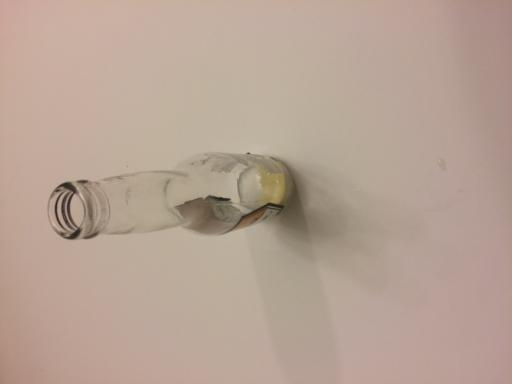
#> input picture Material Stream Identification System/dataset/glass/0aa1cd06-402d-408b-804e-e927d14a3972.jpg, 512 x 384 px, found by its file name
$ python step3_extract_features.py
#> lines starting #> are read from the running program, lines starting #| are printed output that depends on the picture
#> further down, image is the input picture: shape (384, 512, 3); mean B, G, R 149.1, 162.6, 183.2
import cv2
import numpy as np
from skimage.feature import hog
import os
import joblib
from skimage.feature import local_binary_pattern

def extract_features(image_bgr):
    """
    Input:
        image_bgr : numpy array (BGR image from OpenCV)

    Output:
        feature_vector : 1D numpy array (fixed length)
    """

    # =========================
    # 1. Resize
    # =========================
    image_bgr = cv2.resize(image_bgr, (256, 192))

    # =========================
    # 2. Grayscale (for HOG)
    # =========================
    gray = cv2.cvtColor(image_bgr, cv2.COLOR_BGR2GRAY)
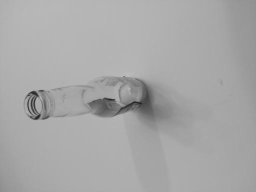
#> gray: shape (192, 256); min 35, max 188, mean 167.2
    gray = cv2.GaussianBlur(gray, (3, 3), 0)  # optional but safe

    # =========================
    # 3. HOG Features (Shape)
    # =========================
    hog_features = hog(
        gray,
        orientations=9,
        pixels_per_cell=(16, 16),
        cells_per_block=(2, 2),
        block_norm="L2-Hys",
    )
#> hog_features = 5940 values, max 0.556 at index 1830, min 0 at index 7, mean 0.108

    # =========================
    # 4. Color Histogram (HSV)
    # =========================
    hsv = cv2.cvtColor(image_bgr, cv2.COLOR_BGR2HSV)
#> hsv: shape (192, 256, 3); mean H, S, V 12.1, 47.9, 183.3

    h_hist = cv2.calcHist([hsv], [0], None, [32], [0, 180])
#> h_hist = 32 values, max 24193 at index 1, min 0 at index 5, mean 1536
    s_hist = cv2.calcHist([hsv], [1], None, [32], [0, 256])
#> s_hist = 32 values, max 29736 at index 5, min 0 at index 0, mean 1536
    v_hist = cv2.calcHist([hsv], [2], None, [32], [0, 256])
#> v_hist = 32 values, max 19445 at index 23, min 0 at index 0, mean 1536

    color_features = np.concatenate([h_hist, s_hist, v_hist]).flatten()
#> color_features = 96 values, max 29736 at index 37, min 0 at index 5, mean 1536
    color_features = color_features / np.sum(color_features)  # normalize
#> color_features = 96 values, max 0.202 at index 37, min 0 at index 5, mean 0.0104

    lbp = local_binary_pattern(gray, P=8, R=1, method="uniform")
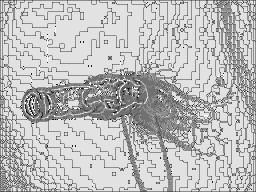
#> lbp: shape (192, 256) float64; min 0, max 9, mean 6.68; drawn with min black and max white
    lbp_hist, _ = np.histogram(lbp, bins=59, range=(0, 59))
#> lbp_hist = 59 values, max 28841 at index 8, min 0 at index 10, mean 833.1
    lbp_hist = lbp_hist / np.sum(lbp_hist)
#> lbp_hist = 59 values, max 0.587 at index 8, min 0 at index 10, mean 0.0169

    # =========================
    # 5. Combine Features
    # =========================
    feature_vector = np.concatenate([hog_features, color_features, lbp_hist])
#> feature_vector = 6095 values, max 0.587 at index 6044, min 0 at index 7, mean 0.106

    return feature_vector


if __name__ == "__main__":
    # =========================
    # CONFIG
    # =========================
    DATASET_DIR = os.path.abspath(os.path.join(os.path.dirname(__file__), "../..", "dataset/testset"))  # after it finishs change "augmented" to "testset"
    OUTPUT_PATH = os.path.abspath(os.path.join(os.path.dirname(__file__), "../..", "dataset/features/test_hog_hsv_features.pkl"))  # after it finishs change "train" to "test"

    IMAGE_SIZE = (256, 192)  # (width, height)

    # Class name → label mapping
    CLASS_MAP = {
        "glass": 0,
        "paper": 1,
        "cardboard": 2,
        "plastic": 3,
        "metal": 4,
        "trash": 5,
    }


    # =========================
    # MAIN EXTRACTION LOOP
    # =========================
    X = []
    y = []

    for class_name, label in CLASS_MAP.items():
        class_dir = os.path.join(DATASET_DIR, class_name)

        if not os.path.isdir(class_dir):
            continue

        print(f"Processing class: {class_name}")

        for img_name in os.listdir(class_dir):
            img_path = os.path.join(class_dir, img_name)

            image = cv2.imread(img_path)
            if image is None:
                continue

            features = extract_features(image)
#> features has the same summary as feature_vector in extract_features
#> pass 3 of the loop `for class_name, label in CLASS_MAP.items():`:
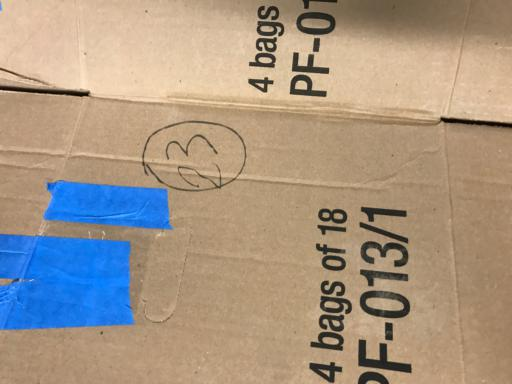
#> input picture Material Stream Identification System/dataset/cardboard/0f006841-9a17-4b6c-8a69-8b2307592af9.jpg, 512 x 384 px, found by its file name
#> image is the input picture: shape (384, 512, 3); mean B, G, R 132.7, 150.2, 166.6
#> in extract_features (call 2), `gray = cv2.GaussianBlur(gray, (3, 3), 0)`:
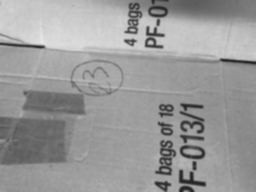
#> gray: shape (192, 256); min 33, max 231, mean 153.3
#> hog_features = 5940 values, max 0.654 at index 3154, min 0 at index 226, mean 0.135
#> hsv: shape (192, 256, 3); mean H, S, V 24, 92.3, 183.9
#> h_hist = 32 values, max 33187 at index 2, min 2 at index 11, mean 1536
#> s_hist = 32 values, max 19671 at index 10, min 19 at index 0, mean 1536
#> v_hist = 32 values, max 9607 at index 22, min 0 at index 0, mean 1536
#> in extract_features (call 2), `color_features = np.concatenate([h_hist, s_hist, v_hist]).flatten()`: color_features = 96 values, max 33187 at index 2, min 0 at index 64, mean 1536
#> in extract_features (call 2), `color_features = color_features / np.sum(color_features)`: color_features = 96 values, max 0.225 at index 2, min 0 at index 64, mean 0.0104
#> in extract_features (call 2), `lbp = local_binary_pattern(gray, P=8, R=1, method="uniform")`:
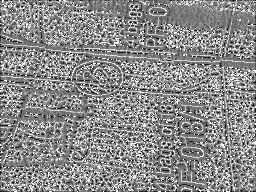
#> lbp: shape (192, 256) float64; min 0, max 9, mean 4.92; drawn with min black and max white
#> in extract_features (call 2), `lbp_hist, _ = np.histogram(lbp, bins=59, range=(0, 59))`: lbp_hist = 59 values, max 12398 at index 4, min 0 at index 10, mean 833.1
#> in extract_features (call 2), `lbp_hist = lbp_hist / np.sum(lbp_hist)`: lbp_hist = 59 values, max 0.252 at index 4, min 0 at index 10, mean 0.0169
#> feature_vector = 6095 values, max 0.654 at index 3154, min 0 at index 226, mean 0.132
#> features has the same summary as feature_vector in extract_features
#> the loop made 6 passes; the first 3 are shown
            X.append(features)
            y.append(label)

    # =========================
    # CONVERT TO NUMPY ARRAYS
    # =========================
    X = np.array(X)
    y = np.array(y)

    print("Final feature matrix shape:", X.shape)
#| Final feature matrix shape: (2, 6095)
    print("Final labels shape:", y.shape)
#| Final labels shape: (2,)

    # =========================
    # SANITY CHECKS
    # =========================
    assert X.ndim == 2
    assert not np.isnan(X).any()
    assert not np.isinf(X).any()

    # =========================
    # SAVE FEATURES
    # =========================
    os.makedirs(os.path.dirname(OUTPUT_PATH), exist_ok=True)
    joblib.dump((X, y), OUTPUT_PATH)

    print(f"Features saved to: {OUTPUT_PATH}")
